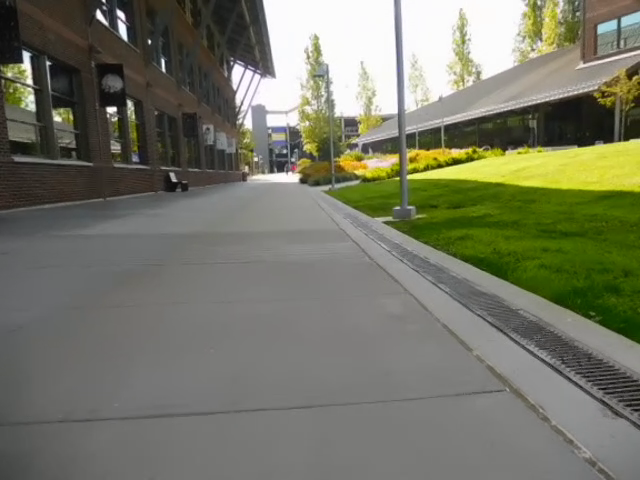
#> input picture Vision/LaneDetection/test612.png, 640 x 480 px
$ python newLaneDetection.py --image test612.png
#> lines starting #> are read from the running program, lines starting #| are printed output that depends on the picture; after the words box and inside, x2 and y2 are one past the last pixel; in counts of white or black regions, pixels touching at a corner belong together; pictures that were not available may be replaced by others from this repository, and a replacement may not be noted
import cv2
import numpy as np
from transform import four_point_transform
import argparse
import matplotlib.image as mpimg
from matplotlib import pyplot as plt
import time

def apply_smoothing(image, kernel_size=15):
    """
    kernel_size must be positive and odd
    """
    return cv2.GaussianBlur(image, (kernel_size, kernel_size), 0)


# What if ROI doesnt contain any lane?
# we can assume that lane is at the rightmost
ap = argparse.ArgumentParser()
ap.add_argument("-i", "--image", help="path to the image file")
args = vars(ap.parse_args())
image = mpimg.imread(args["image"])
#> image is the input picture: shape (480, 640, 3) float32; mean R, G, B 0.461, 0.467, 0.401

im = plt.imread(args["image"])

ax = plt.gca()
fig = plt.gcf()
# implot = ax.imshow(im)
#
# plt.show()
testImg = cv2.imread(args["image"])


# cv2.imshow('before', testImg)

gray = cv2.cvtColor(testImg,cv2.COLOR_BGR2GRAY)
smoothGray = apply_smoothing(gray)

# Good settings for the canny, going to tweak it and see if we can get it a bit better
#imgEdges = cv2.Canny(smoothGray,100, 200)
imgEdges = cv2.Canny(smoothGray,100, 200)
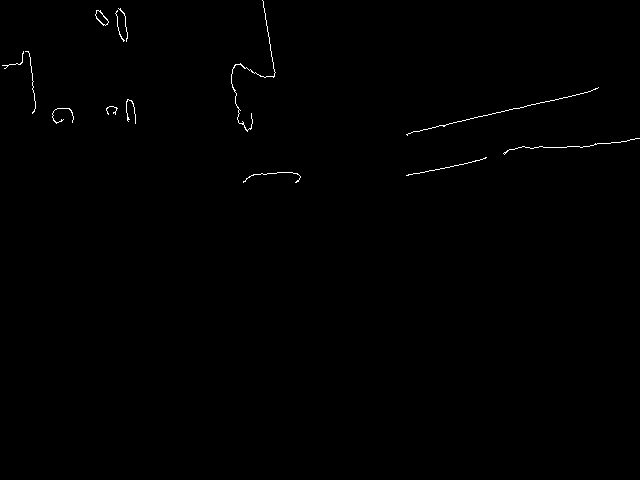
#> imgEdges: shape (480, 640); 0.36% white in thin lines or dots, all inside (x1, y1, x2, y2) = (2, 0, 640, 183)
# [4 lines of commented-out code are left out]

minLineLength = 100
maxLineGap = 1
smoothLines = cv2.HoughLinesP(imgEdges,1,np.pi/180,15,minLineLength,maxLineGap)
#> smoothLines = 114 rows, first 6: [580, 147, 582, 147], [497, 112, 500, 112], [466, 119, 468, 119], [450, 166, 471, 162], [462, 120, 465, 120], [555, 147, 577, 146]
for x in range(0, len(smoothLines)):
    for x1,y1,x2,y2 in smoothLines[x]:
        cv2.line(testImg,(x1,y1),(x2,y2),(0,255,0),2)
#> this loop made 114 passes
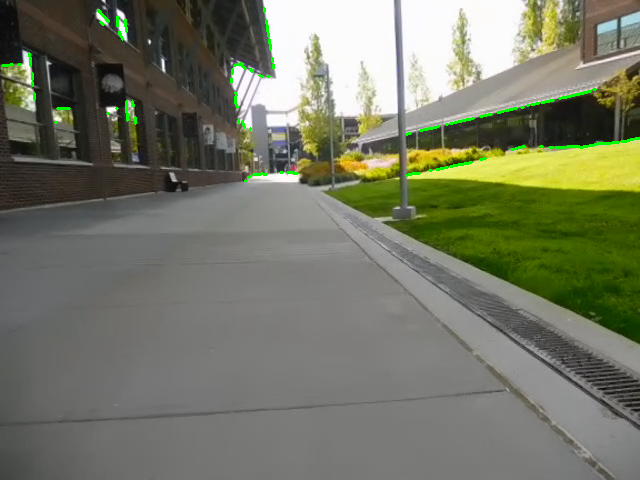
#> testImg: shape (480, 640, 3); mean B, G, R 101.6, 119.8, 116.7

# [6 lines of commented-out code are left out]

cv2.destroyAllWindows()

minLineLength = 10
maxLineGap = 1


# coord = [(241, 316), (438, 312), (602, 447), (54, 447)] DSCN0632
#coord = [(251, 314), (443, 306), (616, 435), (85, 445)]
coord = [(251, 314), (443, 306), (85, 445), (616, 435)]
#imageCoord = [(200, 200), (1200, 0), (1200, 700), (0, 700)]
imageCoord = [(400, 400), (1000, 400), (1100, 700), (200, 700)]
challCoord = [(531, 462), (772, 462), (1104, 666), (211, 666)]


# [9 lines of commented-out code are left out]

cap = cv2.VideoCapture('testvideos/calibration/DSCN0612.mov')

# Get current time to calculate FPS
# Initial frames processed in the beginning == 0

numFrames = 0
coordList = []
numPoints = 0
averageX = 0
averageY = 0
averageX2 = 0
averageY2 = 0

def findRightEdge(angle, x1, y1, x2, y2):
    global averageX, averageY, averageX2, averageY2,numPoints
    # This section finds lines drawn on the right hand side of the video
    # Specifically looks to find an edge in the right hand side of the image.
    if x2 > 320 and y2 > 240:
        # if lineDrawn:
        #     continue
        print("angle = ", angle)
        # lineDrawn = True
        # if(numFrames % fps == 0):
        #     coordList.append([x1,y1])
        coordList.append([x1, y1])
        if numFrames % 50 == 0:
            averageX = 0
            averageY = 0
            numPoints = 0
            averageX2 = 0
            averageY2 = 0
        averageX += x1
        averageX2 += x2
        averageY2 += y2
        averageY += y1
        numPoints += 1
        print("x1 =", x1)
        print("averageX = ", averageX)
        print("averageY =", averageY)


def findLeftEdge():
    print()

def findEdge(angle, x1, y1, x2, y2):
    if angle > 0:
        findRightEdge(angle, x1, y1, x2, y2)
    else:
        findLeftEdge()

while (cap.isOpened()):
    # Get number of frames per second
    fps = cap.get(cv2.CAP_PROP_FPS)
#> fps = 25


    # print("numFrames", numFrames)
    # print("fps =",fps)
    ret, frame = cap.read()
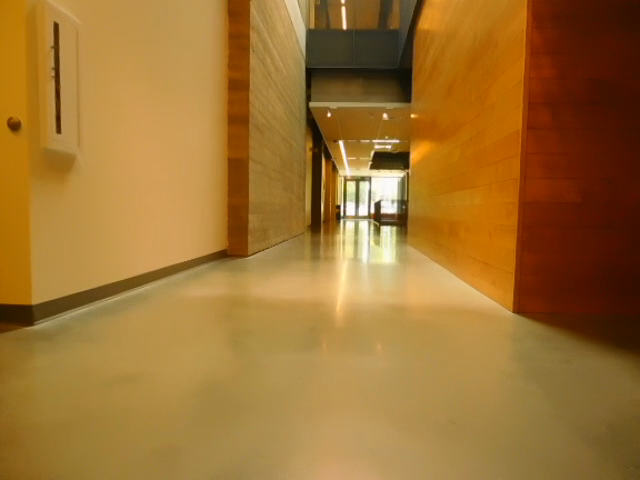
#> input picture frame 7 of Vision/LaneDetection/testvideos/DSCN0614.MOV, 640 x 480 px, given in place of DSCN0612.mov, which was not available
#> frame is the input picture: shape (480, 640, 3); mean B, G, R 49.5, 113.4, 157.9
    if frame is None:
        break

    roi = frame[200:900, 108:900]
    gray = cv2.cvtColor(frame, cv2.COLOR_BGR2GRAY)
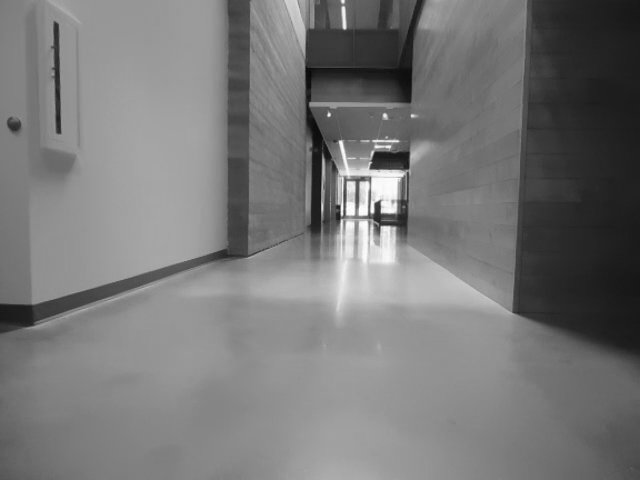
#> gray: shape (480, 640); min 8, max 254, mean 119.4
    #cv2.imshow('gray', gray)
    high_thresh, thresh_im = cv2.threshold(gray, 0, 255, cv2.THRESH_BINARY + cv2.THRESH_OTSU)
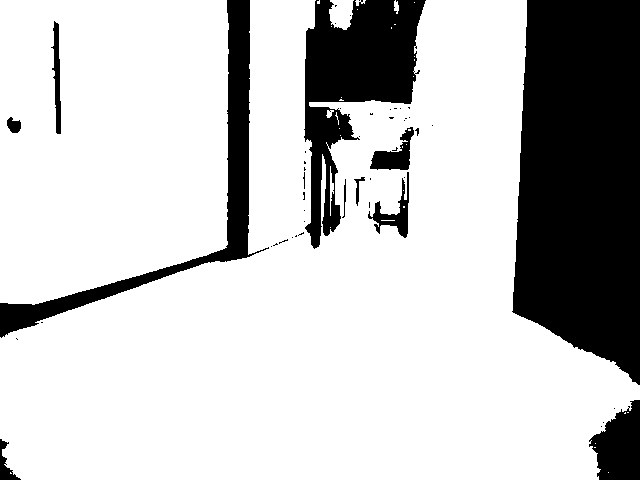
#> thresh_im: shape (480, 640); 77.2% white; 50 black regions (39 under 20 px), largest, box (x1, y1, x2, y2) and area: (512, 0, 640, 385) 41607, (304, 0, 426, 249) 13878, (0, 0, 269, 338) 8810
#> high_thresh = 95
    #cv2.imshow('high thresh',thresh_im)
    #cv2.waitKey(0)
    lowThresh = 0.5 * high_thresh
#> lowThresh = 47.5
    edges = cv2.Canny(gray, 100, 200)
#> edges: shape (480, 640); 1.6% white in thin lines or dots, all inside (x1, y1, x2, y2) = (0, 0, 552, 334)

    kernel = np.ones((3, 3), np.uint8)
    #kernel = cv2.getStructuringElement(cv2.MORPH_RECT, (3, 3))
    dilation = cv2.dilate(edges, kernel, iterations=1)
#> dilation: shape (480, 640); 5% white; 13 white regions, largest, box (x1, y1, x2, y2) and area: (283, 0, 427, 265) 8369, (0, 0, 299, 335) 2242, (405, 0, 553, 329) 1657
    im = cv2.bilateralFilter(dilation, 5, 17, 17)
    # cv2.imshow('im',im)
    lines = cv2.HoughLinesP(im, 1, np.pi / 180.0, 50, np.array([]), 100, 15)
#> lines = 59 rows, first 6: [2, 334, 249, 249], [308, 229, 409, 202], [34, 305, 228, 250], [247, 258, 251, 0], [512, 314, 528, 0], [306, 225, 409, 196]
    lineDrawn = False
    if lines is not None:
        for [[x1, y1, x2, y2]] in lines:

                #print(x1,x2,y1,y2)
                dx, dy = x2 - x1, y2 - y1
                angle = np.arctan2(dy, dx) * 180 / (np.pi)

                cv2.line(frame, (320, 0), (320, 480), (0, 0, 0), 2)
                findEdge(angle, x1, y1, x2, y2)
#> this loop made 59 passes
#> (x1, y1, x2, y2, dx, dy, angle) on passes 1, 2, 3, 4, 5, 6, 7, 8, 10, 11, 13, 14: (2, 334, 249, 249, 247, -85, -18.99), (308, 229, 409, 202, 101, -27, -14.97), (34, 305, 228, 250, 194, -55, -15.83), (247, 258, 251, 0, 4, -258, -89.11), (512, 314, 528, 0, 16, -314, -87.08), (306, 225, 409, 196, 103, -29, -15.72), (31, 305, 228, 249, 197, -56, -15.87), (407, 246, 411, 140, 4, -106, -87.84), (305, 133, 305, 23, 0, -110, -90), (247, 205, 250, 0, 3, -205, -89.16), (309, 247, 312, 66, 3, -181, -89.05), (513, 314, 522, 142, 9, -172, -87)
#> (x1, y1, x2, y2, dx, dy, angle) on passes 9, 12, 22, 26, 29, 33: (304, 176, 527, 320, 223, 144, 32.85), (304, 177, 519, 317, 215, 140, 33.07), (336, 140, 375, 246, 39, 106, 69.8), (334, 139, 372, 243, 38, 104, 69.93), (337, 140, 378, 247, 41, 107, 69.03), (304, 178, 515, 315, 211, 137, 33)
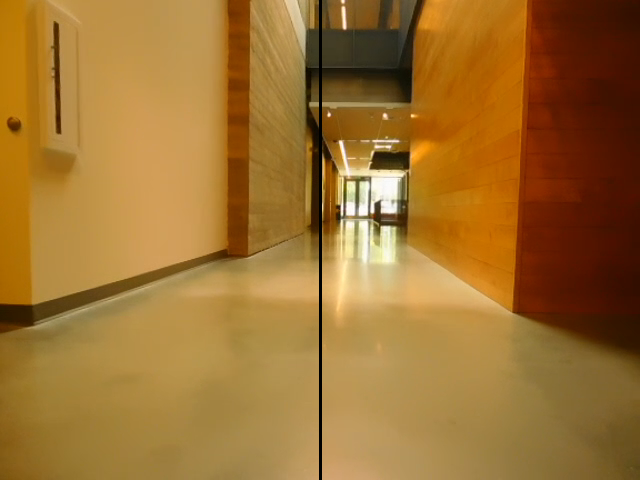
#> frame: shape (480, 640, 3); 0.47% of pixels changed, all inside (x1, y1, x2, y2) = (319, 0, 322, 480)

                #if angle > 0:

        if numPoints > 0:
            cv2.circle(frame, (int(averageX / numPoints), int(averageY / numPoints)), 5, (0, 0, 255), -1)
#> frame: shape (480, 640, 3); 0.03% of pixels changed, all inside (x1, y1, x2, y2) = (323, 140, 334, 151)
            cv2.circle(frame, (int(averageX2 / numPoints), int(averageY2 / numPoints)), 5, (255, 0, 0), -1)
#> frame: shape (480, 640, 3); mean B, G, R 49.3, 112.8, 157.3
            cv2.line(frame, (int(averageX / numPoints), int(averageY / numPoints)), (int(averageX2 / numPoints), int(averageY2 / numPoints)), (0, 255, 0), 2)
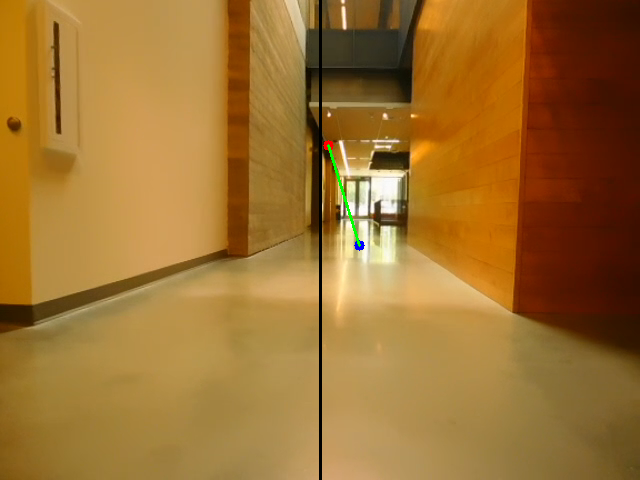
#> frame: shape (480, 640, 3); mean B, G, R 49.2, 112.9, 157.1
    numFrames += 1
    cv2.imshow('frame', frame)
    # cv2.waitKey(0)

    if cv2.waitKey(1) & 0xFF == ord('q'):#if cv2.waitKey(20) == 27:
#> (key q is pressed here)
       break

cap.release()
cv2.destroyAllWindows()
# [10 lines of commented-out code are left out]
